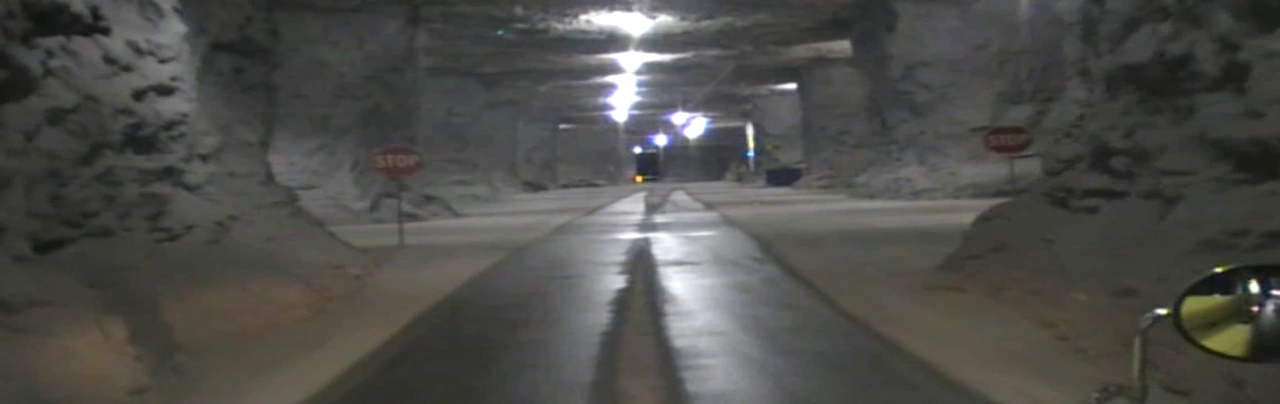
#> input picture opencv_tutorials/sentdev/cave.jpg, 1280 x 404 px
$ python caveWallPrep.py   (older library calls are emulated)
#> lines starting #> are read from the running program, lines starting #| are printed output that depends on the picture; after the words box and inside, x2 and y2 are one past the last pixel; in counts of white or black regions, pixels touching at a corner belong together
#> further down, frame is the input picture: shape (404, 1280, 3); mean B, G, R 74.2, 78, 78.2
import cv2
import numpy as np

def prep(frame):
    gray = cv2.cvtColor(frame, cv2.COLOR_BGR2GRAY)
    gray = cv2.adaptiveThreshold(gray, 150, cv2.ADAPTIVE_THRESH_GAUSSIAN_C, cv2.THRESH_BINARY, 115, 1)
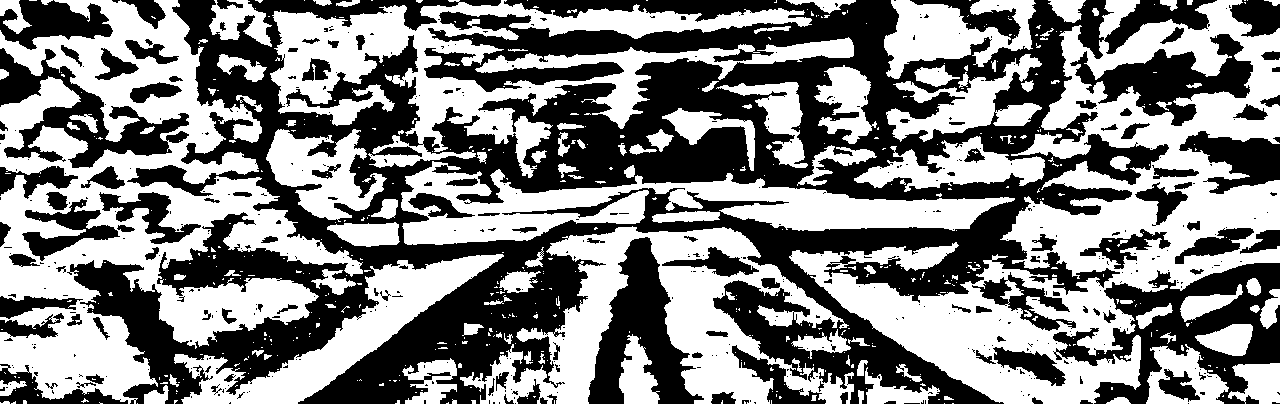
#> gray: shape (404, 1280); values 0 (black) and 150 (white), 51.9% white; 496 black regions (374 under 20 px), largest, box (x1, y1, x2, y2) and area: (67, 0, 1217, 404) 172827, (1053, 263, 1280, 404) 12855, (588, 237, 704, 404) 8529
    GaussianBlur = cv2.GaussianBlur(gray, (55, 55), 0)
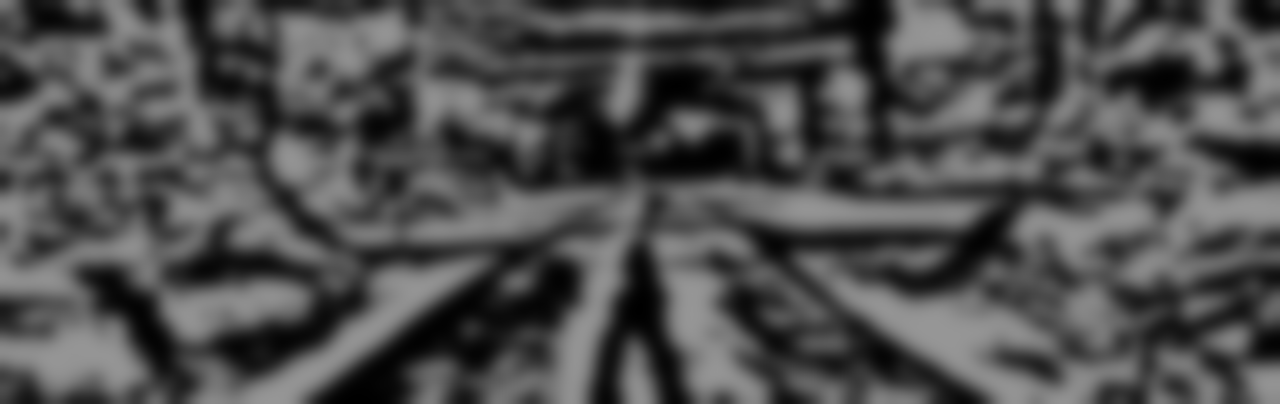
#> GaussianBlur: shape (404, 1280); min 0, max 150, mean 77.9
    kernel = np.ones((11, 11), np.uint8)
    dilate = cv2.dilate(gray, kernel, iterations = 1)
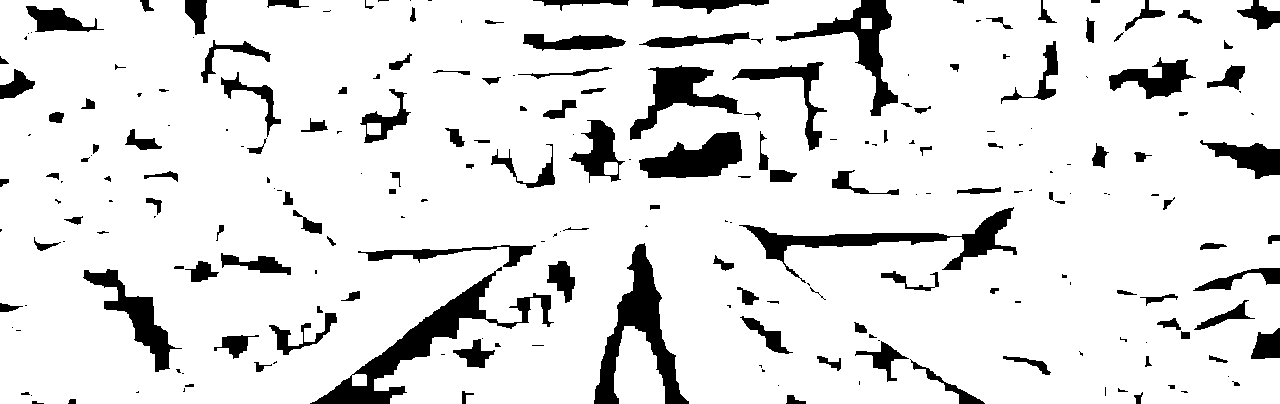
#> dilate: shape (404, 1280); values 0 (black) and 150 (white), 88.5% white; 232 black regions (92 under 20 px), largest, box (x1, y1, x2, y2) and area: (310, 267, 554, 404) 5632, (594, 243, 689, 404) 4784, (739, 207, 1017, 283) 3943
    dilateBlur = cv2.GaussianBlur(dilate, (15, 15), 0)
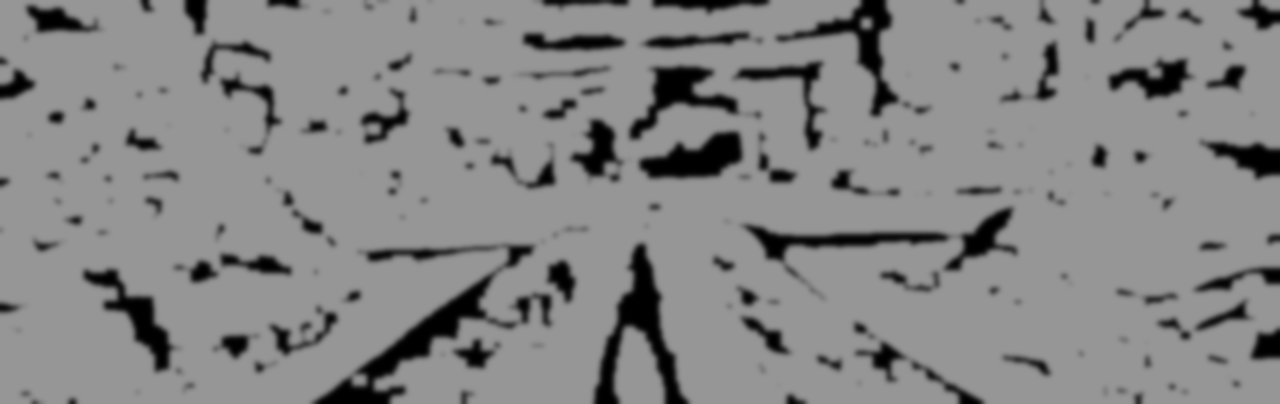
#> dilateBlur: shape (404, 1280); min 0, max 150, mean 132.7
    dilateThreshold = cv2.adaptiveThreshold(dilateBlur, 200, cv2.ADAPTIVE_THRESH_GAUSSIAN_C, cv2.THRESH_BINARY, 115, 1)
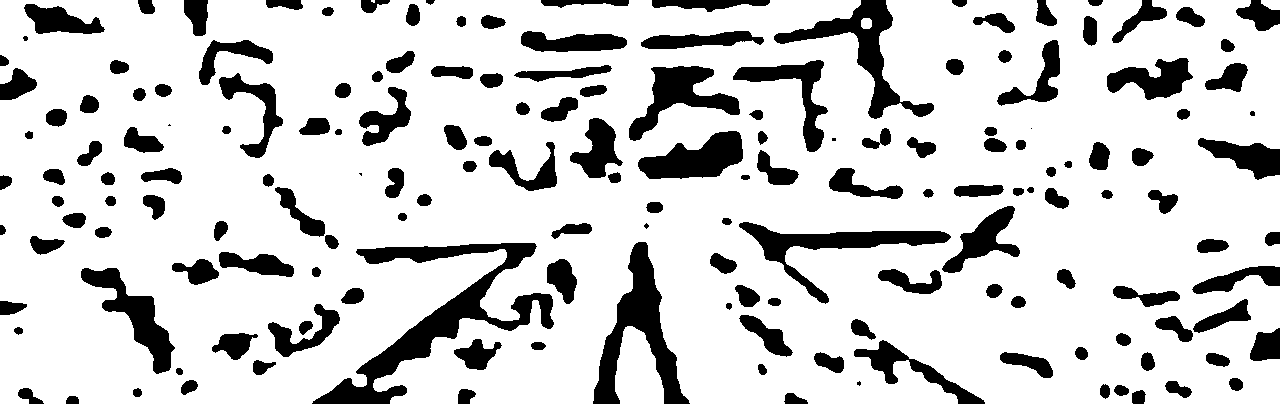
#> dilateThreshold: shape (404, 1280); values 0 (black) and 200 (white), 81.3% white; 170 black regions (6 under 20 px), largest, box (x1, y1, x2, y2) and area: (312, 243, 554, 404) 8724, (593, 242, 690, 404) 5329, (774, 0, 934, 119) 4020
    sobel_x = cv2.Sobel(dilateThreshold, cv2.CV_8UC1, 1, 0, ksize = 5)
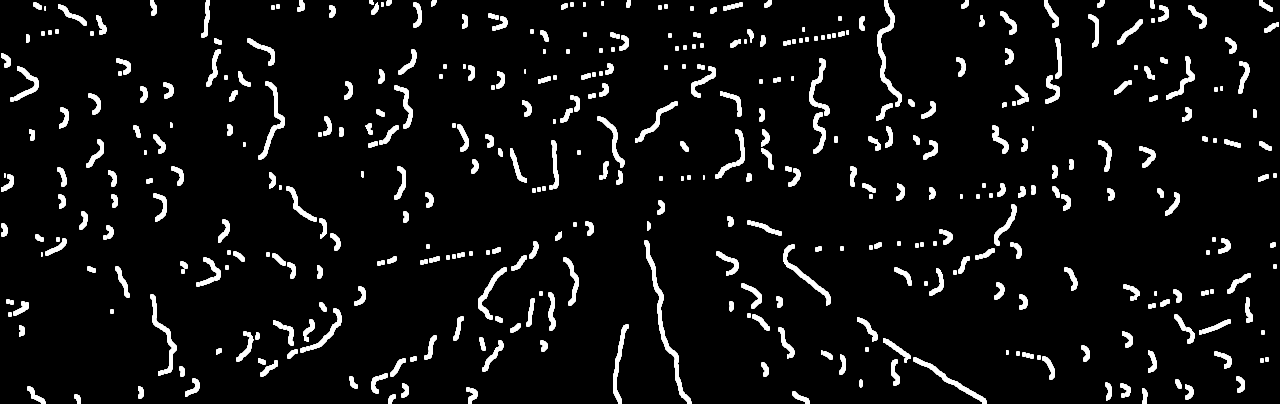
#> sobel_x: shape (404, 1280); min 0, max 255, mean 17.2
    cv2.imshow('gray', gray)
    cv2.imshow('GaussianBlur', GaussianBlur)
    cv2.imshow('dilate', dilate)
    cv2.imshow('dilateBlur', dilateBlur)
    cv2.imshow('dilateThreshold', dilateThreshold)
    cv2.imshow('sobel_x', sobel_x)
    cv2.waitKey(0)
    return sobel_x

frame = cv2.imread('cave.jpg')
prep(frame)
